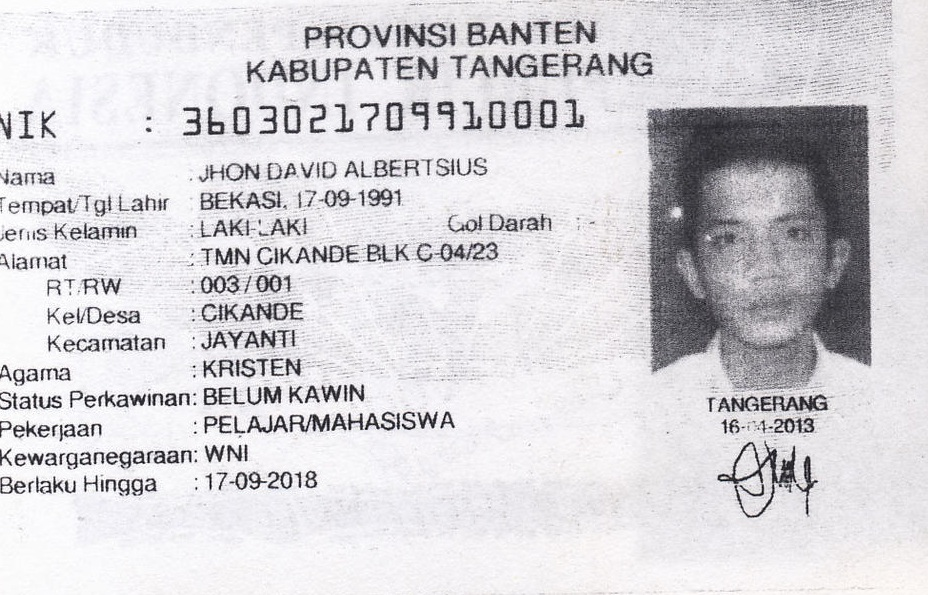
#> input picture sample_ktp/fotocopy_ktp_full.jpg, 928 x 595 px
$ python validate_ktp_5.py sample_ktp/fotocopy_ktp_full.jpg   (older library calls are emulated)
#> lines starting #> are read from the running program, lines starting #| are printed output that depends on the picture; after the words box and inside, x2 and y2 are one past the last pixel; in counts of white or black regions, pixels touching at a corner belong together
#!/usr/bin/env python3
# validate_ktp_5.py
import os, sys, argparse, json
import numpy as np
import cv2

# ---------- Optional OCR ----------
try:
    import pytesseract
    _HAS_TESS = True
except Exception:
    _HAS_TESS = False

# =================== Tunables ===================
NEAR_PURE_TOL = 3
NEAR_PURE_ALLOWED_FRACTION = 0.01

# Photocopy / color detection (robust)
DOC_P90_SAT_THR        = 50
DOC_COLOR_FRACTION_THR = 0.12
COLOR_PIXEL_S_THR      = 35
BG_MEAN_SAT_THR        = 25

# Document geometry detection
MIN_DOC_AREA_FRACTION  = 0.20
ASPECT_MIN, ASPECT_MAX = 1.2, 2.2
INSET_FRACTION         = 0.08

# Legibility score weights (OCR weighted more for real KTPs)
W_SHARP, W_EDGE, W_CONTR, W_OCR = 0.35, 0.20, 0.15, 0.30
SHARP_LO_HI  = (80, 600)
EDGE_LO_HI   = (0.02, 0.09)
CONTR_LO_HI  = (0.05, 0.22)

# Penalties
CENSOR_MIN_AREA_FRAC   = 0.010
CENSOR_UNIFORM_STD_THR = 8.0
CENSOR_PENALTY_W       = 45.0

PIXEL_GRID_SIZES       = [8, 12, 16, 20, 24]
BLOCKINESS_PENALTY_W   = 8.0   # lighter for patterned cards

MSER_MIN_COUNT_PER_MP  = 160.0
MSER_PENALTY_W         = 25.0
MSER_MAX_COUNT_PER_MP  = 12000.0
MSER_OVER_PENALTY_W    = 10.0

OCR_LOW_CONF_THR       = 40.0
OCR_LOW_CONF_PENALTY_W = 20.0

TEXT_COVERAGE_RANGE    = (0.01, 0.20)
TEXT_COVERAGE_PENALTY_W= 12.0
# =================================================

def _norm_0_100(x, lo, hi):
    if hi <= lo: return 0.0
    return float(np.clip((x - lo) / (hi - lo), 0, 1) * 100.0)

def near_black_white_label(bgr):
    lum = bgr.mean(axis=2)
    nb = (lum <= NEAR_PURE_TOL).sum()
    nw = (lum >= 255 - NEAR_PURE_TOL).sum()
    total = lum.size
    if nb / total >= 1 - NEAR_PURE_ALLOWED_FRACTION: return "black"
    if nw / total >= 1 - NEAR_PURE_ALLOWED_FRACTION: return "white"
    return None

def find_document_quad(bgr):
    h, w = bgr.shape[:2]
    scale = 900 / max(h, w)
    small = cv2.resize(bgr, (int(w*scale), int(h*scale)), cv2.INTER_AREA) if scale < 1 else bgr.copy()
    if scale >= 1: scale = 1.0
    gray = cv2.cvtColor(small, cv2.COLOR_BGR2GRAY)
    gray = cv2.GaussianBlur(gray, (5,5), 0)
    edges = cv2.Canny(gray, 50, 150)
    edges = cv2.dilate(edges, np.ones((3,3), np.uint8), iterations=1)
    cnts, _ = cv2.findContours(edges, cv2.RETR_EXTERNAL, cv2.CHAIN_APPROX_SIMPLE)
    best, best_score = None, -1.0
    img_area = small.shape[0]*small.shape[1]
    for c in cnts:
        peri = cv2.arcLength(c, True)
        approx = cv2.approxPolyDP(c, 0.02*peri, True)
        if len(approx) != 4: continue
        area = cv2.contourArea(approx)
        if area < img_area * MIN_DOC_AREA_FRACTION: continue
        x,y,w2,h2 = cv2.boundingRect(approx)
        aspect = w2 / float(h2) if h2 else 0
        if ASPECT_MIN <= aspect <= ASPECT_MAX:
            rectness = area / (w2*h2 + 1e-6)
            score = area * rectness
            if score > best_score:
                best, best_score = approx, score
    if best is None: return None
    return (best.reshape(-1,2) / scale).astype(np.float32)

def inset_polygon(poly, frac):
    c = poly.mean(axis=0, keepdims=True)
    return c + (poly - c) * (1.0 - frac)

def polygon_mask(img_shape, poly):
    mask = np.zeros(img_shape[:2], dtype=np.uint8)
    cv2.fillPoly(mask, [poly.astype(np.int32)], 255)
    return mask

def sat_stats(bgr, mask=None):
    hsv = cv2.cvtColor(bgr, cv2.COLOR_BGR2HSV)
    s = hsv[...,1].astype(np.float32)
    vals = s[mask>0] if mask is not None else s.reshape(-1)
    if vals.size == 0:
        return dict(mean=0.0, p90=0.0, colored_frac=0.0)
    return dict(mean=float(vals.mean()),
                p90=float(np.percentile(vals, 90)),
                colored_frac=float((vals > COLOR_PIXEL_S_THR).mean()))

def classify_document(bgr, verbose=False):
    label = near_black_white_label(bgr)
    if label:
        return label, None, None, None, None
    h, w = bgr.shape[:2]
    quad = find_document_quad(bgr)
    if quad is None:
        my, mx = int(h*0.12), int(w*0.10)
        poly = np.array([[mx, my],[w-mx, my],[w-mx, h-my],[mx, h-my]], dtype=np.float32)
    else:
        poly = quad
    poly_in = inset_polygon(poly, INSET_FRACTION)
    doc_mask = polygon_mask(bgr.shape, poly_in)
    bg_mask  = cv2.bitwise_not(polygon_mask(bgr.shape, poly))
    doc = sat_stats(bgr, doc_mask)
    bg  = sat_stats(bgr, bg_mask)
    if doc['p90'] <= DOC_P90_SAT_THR:
        return ("photocopy_on_colored_background" if bg['mean'] >= BG_MEAN_SAT_THR else "grayscale_document",
                poly, poly_in, doc, bg)
    else:
        if doc['colored_frac'] >= DOC_COLOR_FRACTION_THR:
            return ("color_document", poly, poly_in, doc, bg)
        else:
            return ("grayscale_document", poly, poly_in, doc, bg)

# ---------- Text legibility scoring ----------
def _variance_of_laplacian(gray):  return float(cv2.Laplacian(gray, cv2.CV_64F).var())

def _ocr_confidence(gray):
    if not _HAS_TESS:
        return None
    try:
        cfg = "--psm 6 --oem 3 -l ind+eng"
        d = pytesseract.image_to_data(gray, config=cfg, output_type=pytesseract.Output.DICT)
        confs = [int(c) for c in d.get("conf", []) if c not in ("-1", -1)]
        if not confs: return 0.0
        return float(np.median(confs))
    except Exception:
        return None

def _order_quad(pts):
    pts = np.array(pts, dtype=np.float32)
    s = pts.sum(axis=1); d = np.diff(pts, axis=1).ravel()
    tl = pts[np.argmin(s)]; br = pts[np.argmax(s)]
    tr = pts[np.argmin(d)]; bl = pts[np.argmax(d)]
    return np.array([tl,tr,br,bl], dtype=np.float32)

# ----- Helpers -----
# [59 lines left out: functions _find_censor_fraction, _blockiness_score, _mser_text_density, _text_coverage, not called in this run]

def _text_stroke_mask(gray):
    g = cv2.equalizeHist(gray)
    binv = cv2.adaptiveThreshold(g,255,cv2.ADAPTIVE_THRESH_MEAN_C,
                                 cv2.THRESH_BINARY_INV,35,10)
    binv = cv2.morphologyEx(binv,cv2.MORPH_OPEN,np.ones((2,2),np.uint8),iterations=1)
    cnts,_ = cv2.findContours(binv,cv2.RETR_LIST,cv2.CHAIN_APPROX_SIMPLE)
    h,w = binv.shape[:2]; area=h*w
    for c in cnts:
        if cv2.contourArea(c)>area*0.01:
            cv2.drawContours(binv,[c],-1,0,-1)
    return binv
# ------------------------------------------------

def score_text_legibility(bgr, doc_poly, save_debug_dir=None, base_name=""):
    q = _order_quad(doc_poly)
    wA = np.linalg.norm(q[1]-q[0]); wB = np.linalg.norm(q[2]-q[3])
    hA = np.linalg.norm(q[3]-q[0]); hB = np.linalg.norm(q[2]-q[1])
    W = int(np.clip(max(wA,wB),800,1800))
    H = int(np.clip(max(hA,hB),500,1200))
    M = cv2.getPerspectiveTransform(q,np.array([[0,0],[W-1,0],[W-1,H-1],[0,H-1]],np.float32))
    top = cv2.warpPerspective(bgr,M,(W,H),flags=cv2.INTER_CUBIC)
    gray = cv2.cvtColor(top,cv2.COLOR_BGR2GRAY)
    text_roi = gray[:,:int(W*0.72)]
    text_roi = cv2.fastNlMeansDenoising(text_roi,None,7,7,21)
    text_norm = cv2.equalizeHist(text_roi)
    text_mask=_text_stroke_mask(text_norm)

    # Metrics computed primarily on text strokes
    sharp = _variance_of_laplacian(text_norm)*(text_mask.mean()/255.0+1e-6)
    edges = float((cv2.Canny(text_norm,60,180)&text_mask>0).mean())
    contr = float(np.std(text_norm[text_mask>0].astype(np.float32)/255.0)) if np.any(text_mask>0) else 0.0
    ocr_c=_ocr_confidence(text_norm)
    coverage=_text_coverage(text_norm)

    s_sharp=_norm_0_100(sharp,*SHARP_LO_HI)
    s_edges=_norm_0_100(edges,*EDGE_LO_HI)
    s_contr=_norm_0_100(contr,*CONTR_LO_HI)
    parts=[s_sharp*W_SHARP,s_edges*W_EDGE,s_contr*W_CONTR]; denom=W_SHARP+W_EDGE+W_CONTR
    if ocr_c is not None: parts.append(ocr_c*W_OCR); denom+=W_OCR
    score=float(np.clip(sum(parts)/denom,0,100))

    censor_frac=_find_censor_fraction(text_norm)
    blockiness=_blockiness_score(text_norm)
    mser_density=_mser_text_density(text_norm)

    if mser_density<MSER_MIN_COUNT_PER_MP:
        miss_ratio=np.clip((MSER_MIN_COUNT_PER_MP-mser_density)/MSER_MIN_COUNT_PER_MP,0,1)
        score-=miss_ratio*MSER_PENALTY_W
    if mser_density>MSER_MAX_COUNT_PER_MP:
        over=(mser_density-MSER_MAX_COUNT_PER_MP)/MSER_MAX_COUNT_PER_MP
        score-=np.clip(over,0,1)*MSER_OVER_PENALTY_W
    score-=np.clip(censor_frac,0,1)*CENSOR_PENALTY_W
    score-=np.clip(blockiness,0,1)*BLOCKINESS_PENALTY_W
    if ocr_c is not None and ocr_c<OCR_LOW_CONF_THR:
        ocr_pen=(OCR_LOW_CONF_THR-ocr_c)/OCR_LOW_CONF_THR
        score-=np.clip(ocr_pen,0,1)*OCR_LOW_CONF_PENALTY_W
    cov_lo,cov_hi=TEXT_COVERAGE_RANGE
    if coverage<cov_lo:
        miss=(cov_lo-coverage)/max(cov_lo,1e-6)
        score-=np.clip(miss,0,1)*TEXT_COVERAGE_PENALTY_W

    score=float(np.clip(score,0,100))
    label="excellent" if score>=85 else "good" if score>=70 else "fair" if score>=55 else "poor"

    if save_debug_dir:
        os.makedirs(save_debug_dir,exist_ok=True)
        dbg=os.path.splitext(os.path.basename(base_name))[0]
        cv2.imwrite(os.path.join(save_debug_dir,f"{dbg}_rectified.png"),top)
        cv2.imwrite(os.path.join(save_debug_dir,f"{dbg}_textmask.png"),text_mask)

    return dict(score=round(score,1),label=label,
                sharpness_vlap=round(sharp,1),edge_density=round(edges,4),
                rms_contrast=round(contr,4),
                ocr_conf=(round(ocr_c,1) if ocr_c is not None else None),
                warped_size=[W,H],
                censor_area_frac=round(float(censor_frac),3),
                blockiness=round(float(blockiness),3),
                mser_per_megapixel=round(float(mser_density),1),
                text_coverage=round(float(coverage),3),
                text_pixels_frac=round(float(text_mask.mean()/255.0),3))

# -------------------- CLI + glue ----------------------
def analyze_file(path, verbose=False, want_json=True, save_debug=None):
    bgr = cv2.imdecode(np.fromfile(path, dtype=np.uint8), cv2.IMREAD_COLOR)
    if bgr is None:
        raise RuntimeError("Failed to read image")

    label, poly, poly_in, doc_stats, bg_stats = classify_document(bgr, verbose=verbose)

    if poly_in is None:
        h, w = bgr.shape[:2]
        my, mx = int(h*0.12), int(w*0.10)
        poly_in = np.array([[mx,my],[w-mx,my],[w-mx,h-my],[mx,h-my]], dtype=np.float32)

    text = score_text_legibility(bgr, poly_in, save_debug, os.path.basename(path))

    out = {
        "file": os.path.basename(path),
        "label": label,
        "stats": {
            "doc_meanS": None if doc_stats is None else round(doc_stats["mean"],1),
            "doc_p90S":  None if doc_stats is None else round(doc_stats["p90"],1),
            "doc_colored_frac": None if doc_stats is None else round(doc_stats["colored_frac"],3),
            "bg_meanS":  None if bg_stats  is None else round(bg_stats["mean"],1)
        },
        "text_legibility": text
    }

    if want_json:
        return json.dumps(out, ensure_ascii=False)
    else:
        lines = [f"{out['file']}: {out['label']}"]
        if verbose and doc_stats is not None:
            lines.append(f"  [doc] meanS={out['stats']['doc_meanS']} p90S={out['stats']['doc_p90S']} colored_frac={out['stats']['doc_colored_frac']}")
            lines.append(f"  [bg ] meanS={out['stats']['bg_meanS']}")
        t = out["text_legibility"]
        lines.append(
            f"  text_score={t['score']} ({t['label']}) sharp={t['sharpness_vlap']} edge={t['edge_density']} "
            f"contr={t['rms_contrast']}"
            + (f" ocr={t['ocr_conf']}" if t['ocr_conf'] is not None else "")
            + f" censor_frac={t['censor_area_frac']} blockiness={t['blockiness']} "
              f"mser/MP={t['mser_per_megapixel']} coverage={t['text_coverage']} text_px={t['text_pixels_frac']}"
        )
        return "\n".join(lines)

def main():
    ap = argparse.ArgumentParser(description="KTP photocopy/color detection + text legibility score (0..100)")
    ap.add_argument("paths", nargs="+", help="image file(s) or folder(s)")
    ap.add_argument("--plain", action="store_true", help="print human-readable instead of JSON")
    ap.add_argument("--verbose", action="store_true", help="print debug stats")
    ap.add_argument("--save-debug", default=None, help="directory to save rectified/text debug images")
    args = ap.parse_args()

    files = []
    for p in args.paths:
        if os.path.isdir(p):
            for root, _, names in os.walk(p):
                for n in names:
                    if n.lower().endswith((".png",".jpg",".jpeg",".bmp",".tif",".tiff",".webp")):
                        files.append(os.path.join(root, n))
        else:
            files.append(p)

    if not files:
        print(json.dumps({"error":"no_image_files_found"}))
        sys.exit(2)

    want_json = not args.plain
    for f in files:
        try:
            print(analyze_file(f, verbose=args.verbose, want_json=want_json, save_debug=args.save_debug))
#> in analyze_file, bgr is the input picture: shape (595, 928, 3); mean B, G, R 215, 211.1, 212.8
#> in near_black_white_label, `nb = (lum <= NEAR_PURE_TOL).sum()`: nb = 16
#> in near_black_white_label, `nw = (lum >= 255 - NEAR_PURE_TOL).sum()`: nw = 15517
#> in find_document_quad, `edges = cv2.Canny(gray, 50, 150)`:
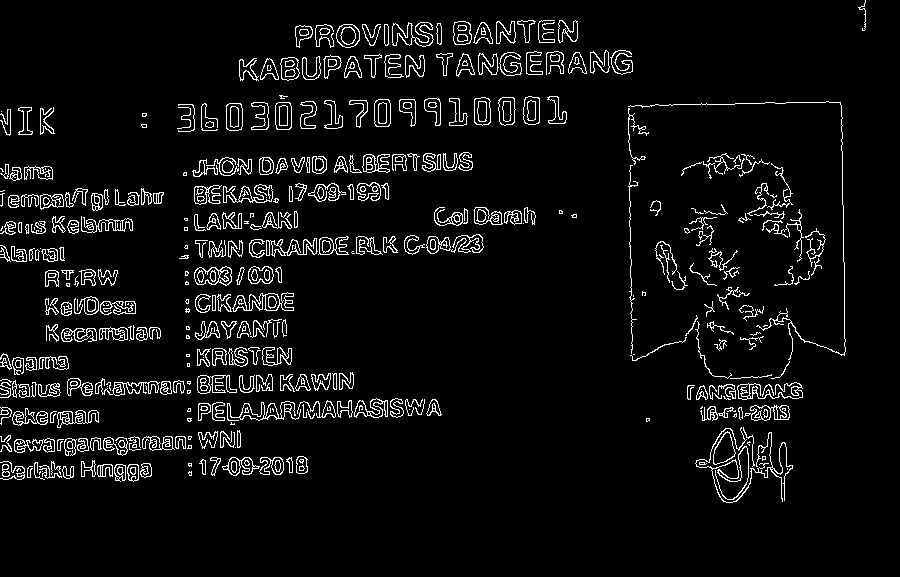
#> edges: shape (577, 900); 5.6% white in thin lines or dots, all inside (x1, y1, x2, y2) = (0, 0, 866, 503)
#> in find_document_quad, `edges = cv2.dilate(edges, np.ones((3,3), np.uint8), iterations=1)`:
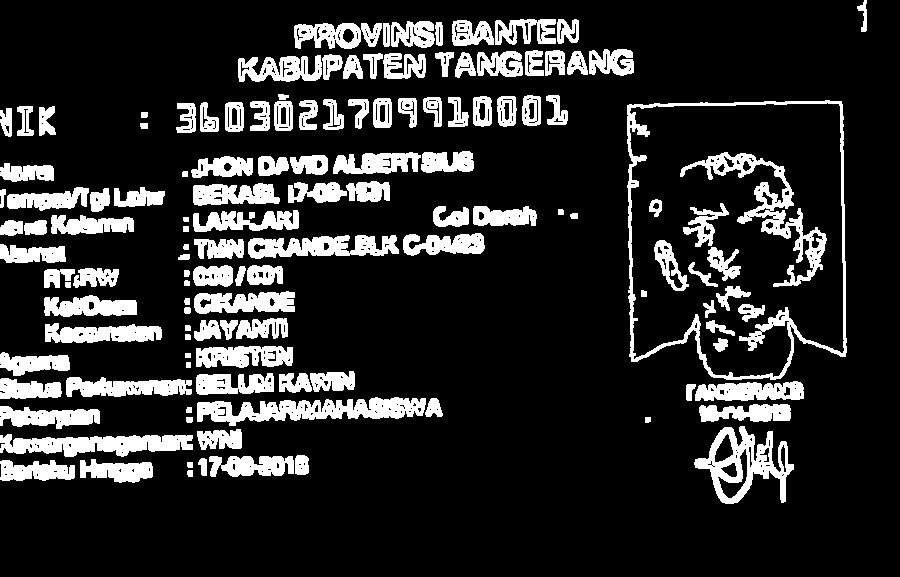
#> edges: shape (577, 900); 16.7% white; 132 white regions
#> in find_document_quad, `cnts, _ = cv2.findContours(edges, cv2.RETR_EXTERNAL, cv2.CHAIN_APPROX_..`: cnts = 120 contours, 1 with area under 20; largest, box (x1, y1, x2, y2) and area: (627, 100, 847, 380) 55282, (694, 426, 794, 504) 3876, (197, 397, 426, 426) 3422, (0, 434, 193, 457) 2633, (248, 235, 399, 259) 2202
#> the loop in find_document_quad, `for c in cnts:` made 120 passes
#> peri on passes 1 to 8: 20.83, 19.41, 240.8, 229.5, 46.49, 309.2, 60.14, 592.5
#> after the loop in find_document_quad, `for c in cnts:`: best_score = -1
#> call 2 of polygon_mask, with img_shape = (595, 928, 3), poly = array of shape (4, 2)
#> in polygon_mask (call 2), `cv2.fillPoly(mask, [poly.astype(np.int32)], 255)`:
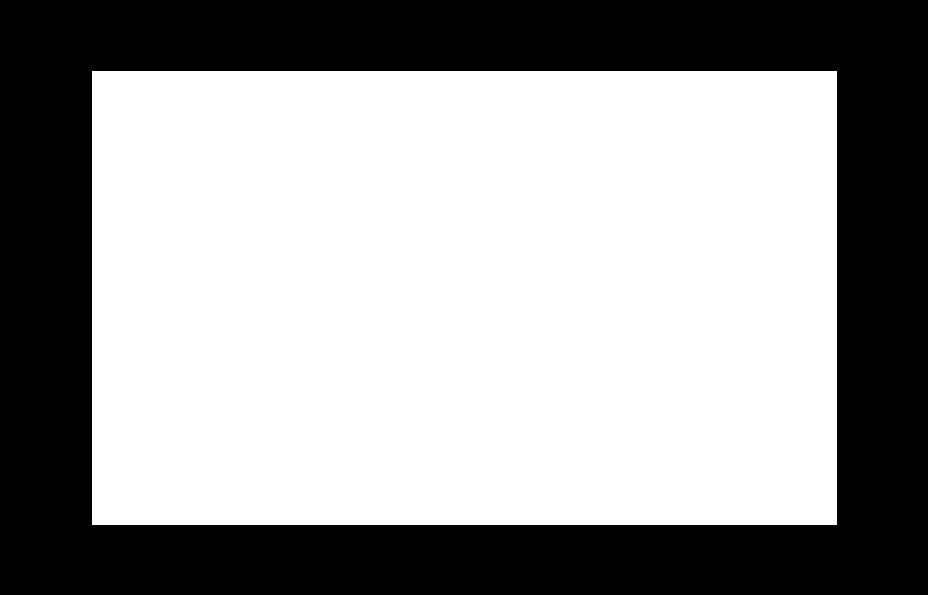
#> mask: shape (595, 928); 61.3% white; 1 black region, box (x1, y1, x2, y2) and area: (0, 0, 928, 595) 213930
#> in sat_stats, `s = hsv[...,1].astype(np.float32)`:
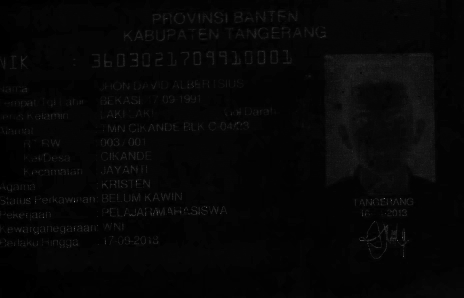
#> s: shape (595, 928) float32 (shown at 1/2 size); min 0, max 255, mean 6.1
#> in classify_document, `doc = sat_stats(bgr, doc_mask)`: doc = {'mean': 6.83, 'p90': 15, 'colored_frac': 0.00706}
#> in classify_document, `bg  = sat_stats(bgr, bg_mask)`: bg = {'mean': 4.91, 'p90': 8, 'colored_frac': 0.00284}
#> in analyze_file, `label, poly, poly_in, doc_stats, bg_stats = classify_document(bgr, ver..`: label = 'grayscale_document'; poly = [[92, 71], [836, 71], [836, 524], [92, 524]]; poly_in = [[121.8, 89.12], [806.2, 89.12], [806.2, 505.9], [121.8, 505.9]]; doc_stats = {'mean': 6.83, 'p90': 15, 'colored_frac': 0.00706}; bg_stats = {'mean': 4.91, 'p90': 8, 'colored_frac': 0.00284}
#> in _order_quad, `pts = np.array(pts, dtype=np.float32)`: pts has the same summary as poly_in in analyze_file
#> in _order_quad, `s = pts.sum(axis=1)`: s = [210.9, 895.4, 1312.1, 627.6]
#> in _order_quad, `d = np.diff(pts, axis=1).ravel()`: d = [-32.64, -717.1, -300.4, 384.1]
#> in _order_quad, `tl = pts[np.argmin(s)]`: tl = [121.8, 89.12]
#> in _order_quad, `br = pts[np.argmax(s)]`: br = [806.2, 505.9]
#> in _order_quad, `tr = pts[np.argmin(d)]`: tr = [806.2, 89.12]
#> in _order_quad, `bl = pts[np.argmax(d)]`: bl = [121.8, 505.9]
#> in score_text_legibility, `q = _order_quad(doc_poly)`: q has the same summary as poly_in in analyze_file
#> in score_text_legibility, `wA = np.linalg.norm(q[1] - q[0])`: wA = 684.5
#> in score_text_legibility, `hA = np.linalg.norm(q[3] - q[0])`: hA = 416.8
#> in score_text_legibility, `W = int(np.clip(max(wA,wB),800,1800))`: W = 800
#> in score_text_legibility, `H = int(np.clip(max(hA,hB),500,1200))`: H = 500
#> in score_text_legibility, `M = cv2.getPerspectiveTransform(q,np.array([[0,0],[W-1,0],[W-1,H-1],[0..`: M = [[1.17, 4.86e-17, -142.1], [1.76e-17, 1.2, -106.7], [4.16e-20, 4.27e-20, 1]]
#> in score_text_legibility, `text_roi = gray[:,:int(W*0.72)]`:
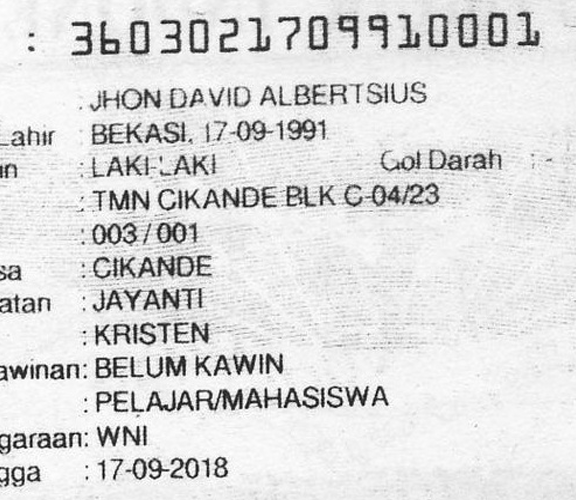
#> text_roi: shape (500, 576); min 0, max 255, mean 221.4
#> in score_text_legibility, `text_norm = cv2.equalizeHist(text_roi)`:
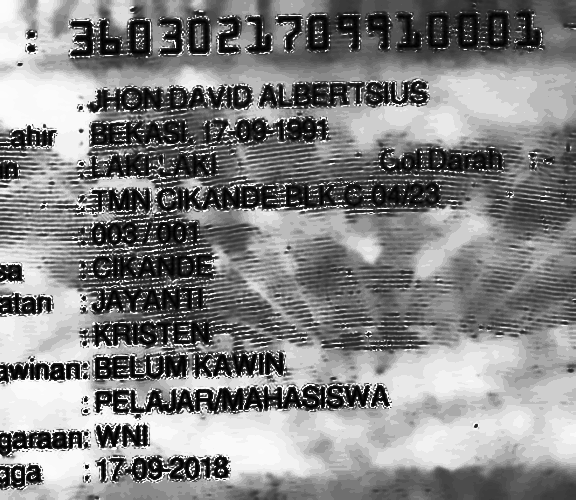
#> text_norm: shape (500, 576); min 0, max 255, mean 132.3
#> in _text_stroke_mask, `cnts,_ = cv2.findContours(binv,cv2.RETR_LIST,cv2.CHAIN_APPROX_SIMPLE)`: cnts = 1550 contours, 1159 with area under 20; largest, box (x1, y1, x2, y2) and area: (155, 182, 472, 218) 5658, (95, 385, 373, 415) 4250, (0, 219, 282, 256) 3580, (44, 250, 247, 293) 3055, (296, 144, 524, 176) 2630
#> the loop in _text_stroke_mask, `for c in cnts:` made 1550 passes
#> c on passes 1, 2, 6: [[134, 499], [136, 499]], [[295, 498], [295, 499], [296, 499], [296, 498]], [[157, 497], [157, 498], [158, 498], [158, 497]]
#> after the loop in _text_stroke_mask, `for c in cnts:`:
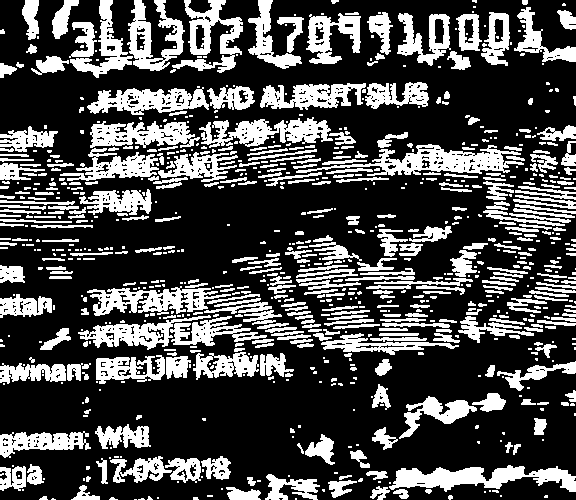
#> binv: shape (500, 576); 29.4% white; 837 white regions (445 under 20 px), largest, box (x1, y1, x2, y2) and area: (296, 144, 524, 176) 2727, (389, 465, 576, 492) 2673, (199, 117, 333, 148) 2142
#> in score_text_legibility, `sharp = _variance_of_laplacian(text_norm)*(text_mask.mean()/255.0+1e-6)`: sharp = 3093.1
#> in score_text_legibility, `edges = float((cv2.Canny(text_norm,60,180)&text_mask>0).mean())`: edges = 0.0736
#> in score_text_legibility, `contr = float(np.std(text_norm[text_mask>0].astype(np.float32)/255.0))..`: contr = 0.252
#> (the call stopped at in _ocr_confidence, `d = pytesseract.image_to_data(gray, config=cfg, output_type=pytesserac..`: pytesseract is not available in this run)
        except Exception as e:
            err = {"file": os.path.basename(f), "error": str(e)}
            print(json.dumps(err) if want_json else f"{err['file']}: ERROR -> {err['error']}")

if __name__ == "__main__":
    main()
